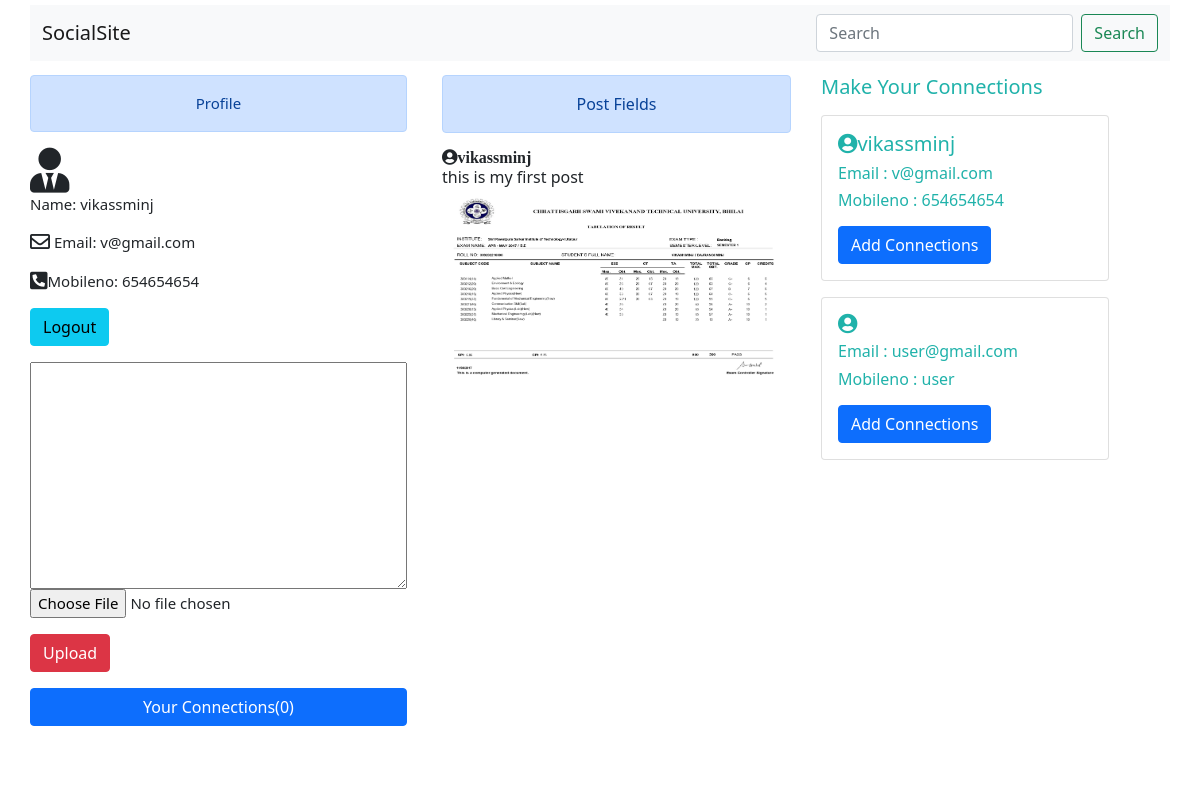
The page /uploadimg (signed in) on the database its author committed.
### webapp/models.py (models this page shows)
class Image(models.Model):
    desc = models.TextField(max_length=50)
    photo = models.ImageField(upload_to="myimage")
    date = models.DateTimeField(auto_now_add=True)

### webapp/views.py (the view)
# urls.py: path("uploadimg",views.uploadimg,name='uploadimg'),
def uploadimg(request):
    if request.user.is_authenticated:
        if request.method == 'POST':
            form = ImageForm(request.POST,request.FILES)
            if form.is_valid():
                form.save()
        form = ImageForm()
        img = Image.objects.all()
        if 'term' in request.GET:
            q = request.GET['term']
            data = User.objects.filter(first_name=q)
        else:
            data = User.objects.all()
        return render(request, 'uploadimg.html',{'img':img,'form':form,'data':data})
    else:
        return HttpResponseRedirect('/login')

### webapp/forms.py
class ImageForm(forms.ModelForm):
    class Meta:
        model = Image
        fields = ['desc','photo']
        labels = {'photo':'','desc':''}

### webapp/templates/uploadimg.html (shortened to what this page needs)
{% load static %}
<html>
<head>
    <link rel="stylesheet" href="{% static 'webapp/css/style.css' %}" />
    <link rel="stylesheet" href="https://cdnjs.cloudflare.com/ajax/libs/font-awesome/5.15.3/css/all.min.css" />
</head>
<body>
<main>
<div class="div1">{% include 'search.html' %}</div>
<div class="div2">
    <div class="alert alert-primary" role="alert" style="text-align:center;font-style:bold;">
    Profile
    </div>
        <i class="fas fa-user-tie fa-3x"></i>
        <p><lable style="font-size:15px;">Name: {{user.first_name}}<lable></p>
        <p><lable><i class="far fa-envelope fa-lg"></i> Email: {{user.email}}</lable></p>
        <p><lable><i class="fas fa-phone-square-alt fa-lg"></i>Mobileno: {{user.username}}</lable></p>
<button type="button" class="btn btn-info"><a href="logout" style="text-decoration:None;color:black;">Logout</a></button>
<p>
<form action="" method="post" enctype="multipart/form-data">
    <div class="desc">{{form.desc}}</div><p>
    {{form.photo}}<p>
    <button type="submit" class = "btn btn-danger">Upload</button>
    </form>
     <p><p>
<div class="d-grid gap-2">
  <button class="btn btn-primary" type="button"><a href="/uploadimg" style="text-decoration:None;color:white;">Your Connections(<span id="cart">0</span>)</a></button>
</div>
    <p>
    <div class="card-body" id="items" class="Unfriend">
  </div></p>
</div>
<div class="div3">
 <div class="alert alert-primary" role="alert" style="text-align:center;font-style:bold;">
    Post Fields
    </div>
    {% for x in img %}
           <p><div class="icon"><i class="fas fa-user-circle">{{user.first_name}}</i></div>
            <label style="">{{x.desc}}</lable>
            <img src="{{x.photo.url}}" alt="" class="card-img-top" height="200px",weight="200px">
            </p>
    {% endfor %}</div>
<div class="div4">
    <h5>Make Your Connections </h5>
{% for x in data %}
            <p>
            <div class="card" style="width: 18rem;">
                <div class="card-body">
                    <h5 class="card-title" id="name{{x.id}}"><i class="fas fa-user-circle"></i>{{x.first_name}}</h5>
                    <h6 class="card-title" id="email{{x.id}}">Email : {{x.email}}</h5>
                    <h6 class="card-title" id="username{{x.id}}">Mobileno : {{x.username}}</h5>
                    <span id="divpr{{x.id}}" class="divpr">
                    <button id ="{{x.id}}"  class="btn btn-primary cart" >Add Connections</button>
                    </span>
                </div>
                </div>
                </p>
                    {% endfor %}
</div>
</main>
</body>
</html>

### webapp/templates/search.html (shortened to what this page needs)
<!doctype html>
<html lang="en">
  <head>
    <link href="https://cdn.jsdelivr.net/npm/bootstrap@5.0.2/dist/css/bootstrap.min.css" rel="stylesheet">
    <link rel="stylesheet" href="//code.jquery.com/ui/1.12.1/themes/base/jquery-ui.css">
  </head>
  <body>
  <nav class="navbar navbar-light bg-light">
  <div class="container-fluid">
    <a class="navbar-brand">SocialSite</a>
    <form class="d-flex">
      <input class="form-control me-2" type="search" name ="term" id="term" placeholder="Search" aria-label="Search">
      <button class="btn btn-outline-success" type="submit">Search</button>
    </form>
    </div>
    </nav>
  </body>
</html>

### static/webapp/css/style.css (style rules this page uses)
* { margin: 0px; padding: 0px; }
main { width: 95%; margin: 5px auto; display: grid; grid-template-rows: 40px 700px 60px; grid-template-columns: repeat(3,1fr); grid-gap: 30px; }
.div1 { margin-bottom: 10px; background-color: white; grid-column: 1/-1; }
.div2 { font-size: 15px; margin-right: 5px; }
.div3 { align-items: centers; background-color: white; }
.div4 { color: lightseagreen; background-color: white; }

### rows shown on the page
Image: desc "this is my first post", photo (picture)

### other values the page prints
{{ user.first_name }} "vikassminj"
{{ user.email }} "v@gmail.com"
{{ user.username }} "654654654"
{{ x.first_name }} "vikassminj"
{{ x.email }} "v@gmail.com"
{{ x.username }} "654654654"
{{ x.email }} "user@gmail.com"
{{ x.username }} "user"
